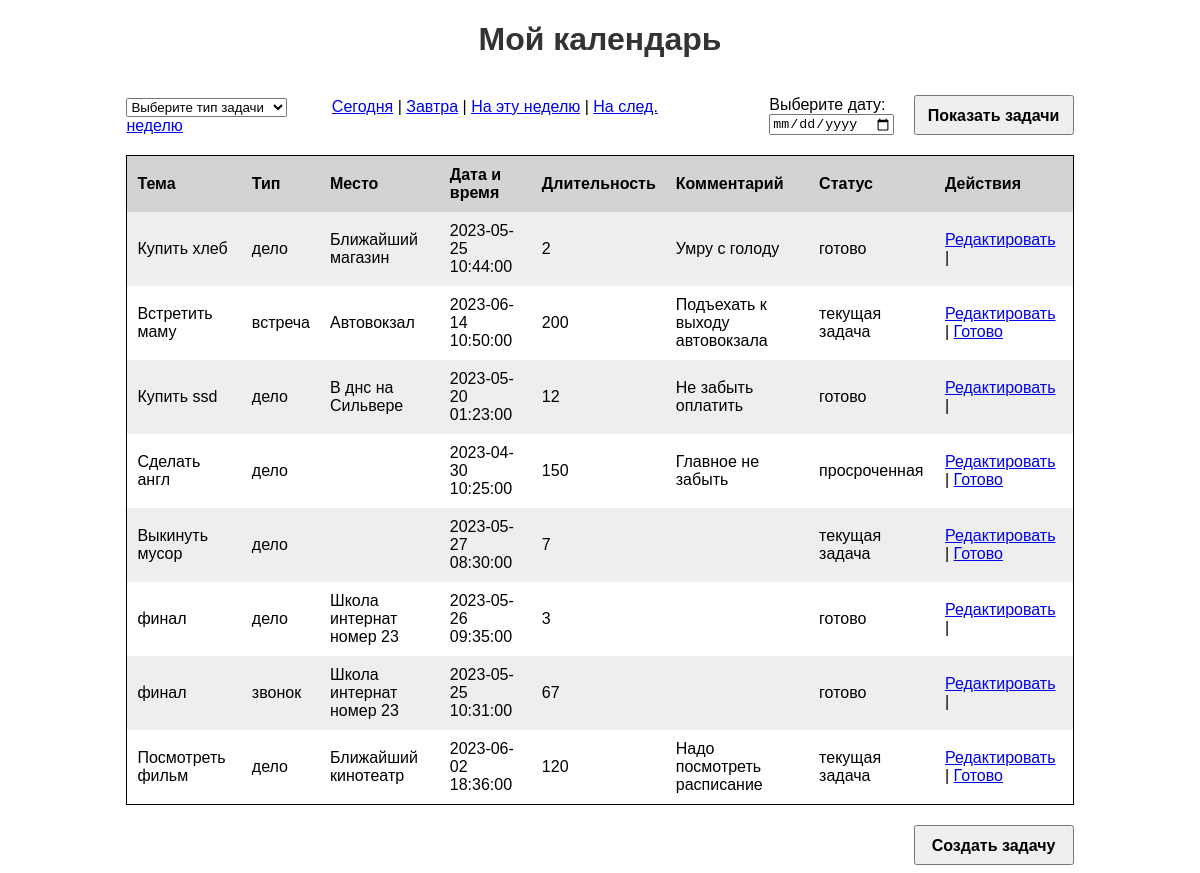
The page / on the database its author committed.
### tables this page shows
CREATE TABLE `tasks` (
  `id` int(10) UNSIGNED NOT NULL,
  `topic` varchar(255) NOT NULL,
  `type` enum('встреча','звонок','совещание','дело') NOT NULL,
  `location` varchar(255) DEFAULT NULL,
  `date_time` datetime NOT NULL,
  `duration` int(11) DEFAULT NULL,
  `comment` text,
  `status` enum('текущая задача','просроченная','готово') NOT NULL DEFAULT 'текущая задача'
);

### logic/controller.php (called while the page is built, shortened)
<?php
require_once 'model.php';
class bdController
{
    public function index()
    {
        $tasks = bdModel::getAllTasks();
        include 'display/index.php';
    }
}

### logic/model.php (called while the page is built, shortened)
<?php
class bdModel
{
    public static function getAllTasks()
    {
        global $pdo;
        $stmt = $pdo->query('SELECT * FROM tasks');
        $tasks = $stmt->fetchAll(PDO::FETCH_ASSOC);
        $currentDateTime = date('Y-m-d H:i:s');
        foreach ($tasks as &$task) {
            if ($task['date_time'] < $currentDateTime && $task['status'] !== 'готово') {
                $task['status'] = 'просроченная';
                self::updateTaskStatus($task['id'], $task['status']);
            }
        }
        return $tasks;
    }
    public static function updateTaskStatus($id, $status)
    {
        global $pdo;
        $stmt = $pdo->prepare('UPDATE tasks SET status = ? WHERE id = ?');
        $stmt->execute([$status, $id]);
    }
}

### display/index.php (the view, shortened to what this page needs)
<!DOCTYPE html>
<html>
<head>
</head>
<body>
  <h1>Мой календарь</h1>
  <div class="typoHeader">
    <div class="selectTask">
  	<br>
      <select onchange="location = this.value;">
        <option value="">Выберите тип задачи</option>
      </select>
      <a href="index.php?action=today">Сегодня</a> |
      <a href="index.php?action=tomorrow">Завтра</a> |
      <a href="index.php?action=week">На эту неделю</a> |
      <a href="index.php?action=nextweek">На след. неделю </a>
    </div>
   	<div class="selectDay">
      <form class="sDay" action="index.php?action=tasksByDate" method="POST">
        <div  class="selDay">
          <label for="date">Выберите дату:</label>
          <input type="date" id="date" name="date">
        </div>
        <button type="submit">Показать задачи</button>
    	</form>
    </div>
  </div>
  <div class="box">
      <table>
          <tr>
              <th>Тема</th>
              <th>Тип</th>
              <th>Место</th>
              <th>Дата и время</th>
              <th>Длительность</th>
              <th>Комментарий</th>
              <th>Статус</th>
              <th>Действия</th>
          </tr>
          <?php foreach ($tasks as $task): ?>
              <tr>
                  <td><?= $task['topic'] ?></td>
                  <td><?= $task['type'] ?></td>
                  <td><?= $task['location'] ?></td>
                  <td><?= $task['date_time'] ?></td>
                  <td><?= $task['duration'] ?></td>
                  <td><?= $task['comment'] ?></td>
                  <td><?= $task['status'] ?></td>
                  <td>
                      <a href="index.php?action=edit&id=<?= $task['id'] ?>">Редактировать</a> |
                      <?php if ($task['status'] !== 'готово'): ?>
                          <a href="index.php?action=markAsCompleted&id=<?= $task['id'] ?>">Готово</a>
                      <?php endif; ?>
                  </td>
              </tr>
          <?php endforeach; ?>
      </table>
      <button class="my-button" onclick="window.location.href = 'index.php?action=create';">Создать задачу</button>
  	</div>
</body>
</html>

### index.php (shortened to what this page needs)
<?php
require_once 'logic/controller.php';
$controller = new bdController();
if (!empty($_GET['action'])) {
    $action = $_GET['action'];
    if (method_exists($controller, $action)) {
        if (!empty($_GET['id'])) {
            $id = $_GET['id'];
            $controller->$action($id);
        } else {
            $controller->$action();
        }
    } else {
        echo 'Invalid action';
    }
} else {
    $controller->index();
}

### display/index.php (style rules this page uses)
.my-button { margin-top: 20px; margin-left:auto; margin-right:10%; cursor: pointer; }
button { padding: 10px; width: 160px; height: 40px; font-weight: bold; font-size: 16px; }
.box { width: 100%; display: flex; flex-direction: column; align-items: center; }
body { font-family: Calibry, sans-serif; }
h1 { color: #333; text-align: center; }
table { width: 80%; border-collapse: collapse; margin-top: 20px; }
th, td { padding: 10px; }
th { background-color: lightgray; font-weight: bold; text-align: left; }
tr:nth-child(even) { background-color: #eeeeee; }
.typoHeader { margin-left:10%; display: flex; width: 80%; }
select { margin-right: 40px; }
.selectTask { width: 60%; }
.selectDay { display: flex; width: 40%; margin-top: auto; font-size: 16px; justify-content: flex-end; }
.sDay { width: 100%; display: flex; justify-content: flex-end; }
.selDay { display: flex; justify-content: flex-end; flex-direction: column; margin-right: 20px; }

### rows shown on the page
tasks: topic "Купить хлеб", type "дело", location "Ближайший магазин", date_time "2023-05-25 10:44:00", duration "2", comment "Умру с голоду", status "готово"
tasks: topic "Встретить маму", type "встреча", location "Автовокзал", date_time "2023-06-14 10:50:00", duration "200", comment "Подъехать к выходу автовокзала", status "текущая задача"
tasks: topic "Купить ssd", type "дело", location "В днс на Сильвере", date_time "2023-05-20 01:23:00", duration "12", comment "Не забыть оплатить", status "готово"
tasks: topic "Сделать англ", type "дело", date_time "2023-04-30 10:25:00", duration "150", comment "Главное не забыть", status "просроченная"
tasks: topic "Выкинуть мусор", type "дело", date_time "2023-05-27 08:30:00", duration "7", status "текущая задача"
tasks: topic "финал", type "дело", location "Школа интернат номер 23", date_time "2023-05-26 09:35:00", duration "3", status "готово"
tasks: topic "финал", type "звонок", location "Школа интернат номер 23", date_time "2023-05-25 10:31:00", duration "67", status "готово"
tasks: topic "Посмотреть фильм", type "дело", location "Ближайший кинотеатр", date_time "2023-06-02 18:36:00", duration "120", comment "Надо посмотреть расписание", status "текущая задача"
